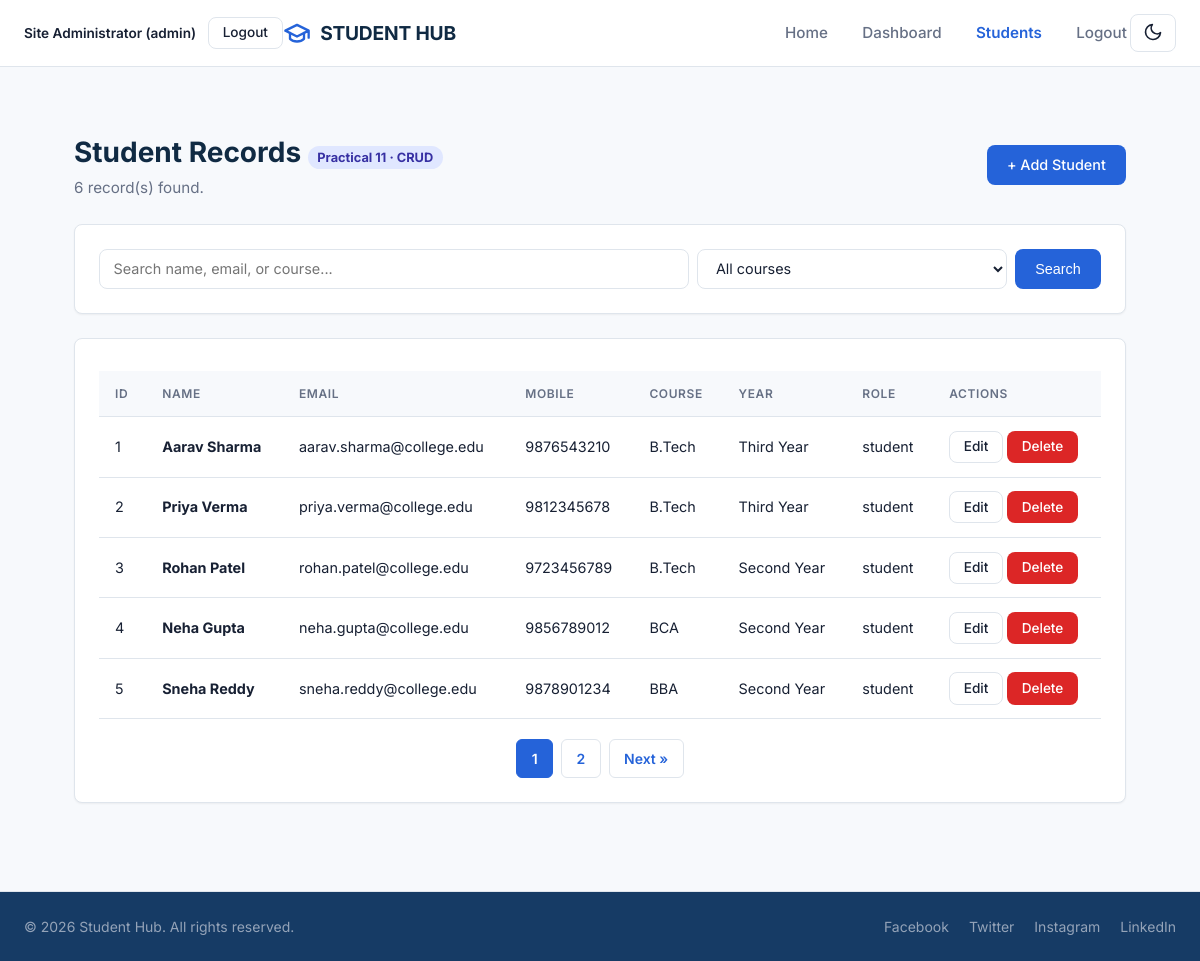
/php/students.php (signed in), run on the app's committed database.
### tables this page shows
CREATE TABLE IF NOT EXISTS `students` (
    `student_id`    INT UNSIGNED NOT NULL AUTO_INCREMENT,
    `full_name`     VARCHAR(60) NOT NULL,
    `email`         VARCHAR(120) NOT NULL,
    `mobile`        CHAR(10) NOT NULL,
    `course`        ENUM('BCA', 'BBA', 'B.Tech', 'Other') NOT NULL,
    `academic_year` ENUM('First Year', 'Second Year', 'Third Year', 'Final Year') NOT NULL,
    `gender`        ENUM('Male', 'Female', 'Prefer not to say') NOT NULL,
    `password_hash` VARCHAR(255) NOT NULL,
    `department`    VARCHAR(80) NULL DEFAULT NULL,
    `semester`      TINYINT UNSIGNED NULL DEFAULT NULL,
    `role`          ENUM('student', 'admin') NOT NULL DEFAULT 'student',
    `registered_at` TIMESTAMP NOT NULL DEFAULT CURRENT_TIMESTAMP,
    PRIMARY KEY (`student_id`),
    UNIQUE KEY `uq_students_email` (`email`),
    CONSTRAINT `chk_students_mobile` CHECK (`mobile` REGEXP '^[6-9][0-9]{9}$'),
    CONSTRAINT `chk_students_name_len` CHECK (CHAR_LENGTH(`full_name`) >= 2)
);

### php/students.php (the view, shortened to what this page needs)
<?php
$user = $_SESSION['user'];
$isAdmin = ($user['role'] === 'admin');
$q = trim($_GET['q'] ?? '');
$courseFilter = trim($_GET['course'] ?? '');
$page = isset($_GET['page']) ? (int)$_GET['page'] : 1;
$perPage = 5;
$rows = [];
$totalRows = 0;
$totalPages = 1;
$dbError = null;
$mysqli = getMysqliConnection();
if ($mysqli === null) {
    $dbError = 'Student records are temporarily unavailable. Please try again later.';
} else {
    try {
        $where = '';
        $types = '';
        $params = [];
        $countSql = 'SELECT COUNT(*) AS c FROM `students` WHERE 1=1' . $where;
        $stmt = $mysqli->prepare($countSql);
        $stmt->execute();
        $totalRows = (int)$stmt->get_result()->fetch_assoc()['c'];
        $totalPages = max(1, (int)ceil($totalRows / $perPage));
        $offset = ($page - 1) * $perPage;
        $listSql = 'SELECT `student_id`, `full_name`, `email`, `mobile`,
                           `course`, `academic_year`, `gender`, `role`, `registered_at`
                    FROM `students` WHERE 1=1' . $where . '
                    ORDER BY `student_id` ASC LIMIT ? OFFSET ?';
        $stmt = $mysqli->prepare($listSql);
        $listTypes = $types . 'ii';
        $listParams = array_merge($params, [$perPage, $offset]);
        bind_all($stmt, $listTypes, $listParams);
        $stmt->execute();
        $rows = $stmt->get_result()->fetch_all(MYSQLI_ASSOC);
    } catch (mysqli_sql_exception $e) {
        error_log('[studenthub] students list DB error: ' . $e->getMessage());
        $dbError = 'Student records are temporarily unavailable. Please try again later.';
    }
}
function h($value) {
    return htmlspecialchars((string)($value ?? ''), ENT_QUOTES, 'UTF-8');
}
function bind_all($stmt, $types, $params) {
    $refs = [];
    foreach ($params as $i => $value) {
        $refs[$i] = &$params[$i];
    }
    $stmt->bind_param($types, ...$refs);
}
function page_url($pageNum) {
    $params = ['page' => $pageNum];
    return 'students.php?' . http_build_query($params);
}
?>
<!DOCTYPE html>
<html lang="en">
<head>
    <link rel="stylesheet" href="../css/style.css">
</head>
<body>
    <header class="navbar" role="navigation" aria-label="Main navigation">
        <div class="nav-container">
            <div class="nav-actions">
                <span style="font-size: 0.85rem; font-weight: 600;"><?= h($user['name']) ?> (<?= h($user['role']) ?>)</span>
                <a href="logout.php" class="btn btn-sm btn-outline">Logout</a>
            </div>
            <a href="home.html" class="nav-brand">
                <svg width="28" height="28" viewBox="0 0 24 24" fill="none" stroke="currentColor" stroke-width="2" stroke-linecap="round" stroke-linejoin="round">
                    <path d="M22 10v6M2 10l10-5 10 5-10 5z"/>
                    <path d="M6 12v5c3 3 9 3 12 0v-5"/>
                </svg>
                <span>STUDENT HUB</span>
            </a>
            <ul class="nav-links">
                <li><a href="home.html" class="nav-link">Home</a></li>
                <li><a href="dashboard.php" class="nav-link">Dashboard</a></li>
                <li><a href="students.php" class="nav-link active">Students</a></li>
                <li><a href="logout.php" class="nav-link">Logout</a></li>
            </ul>
            <button type="button" class="theme-toggle">Dark Mode</button>
        </div>
    </header>
    <main class="main-container" style="max-width: 1100px; margin: 2rem auto;">
        <div style="display: flex; justify-content: space-between; align-items: center; flex-wrap: wrap; gap: 1rem; margin-bottom: 1.5rem;">
            <div>
                <h1 class="page-title">Student Records <span style="font-size: 0.8rem; background: #e0e7ff; color: #3730a3; padding: 0.25rem 0.6rem; border-radius: 9999px; font-weight: 700;">Practical 11 · CRUD</span></h1>
                <p class="page-subtitle"><?= h($totalRows) ?> record(s) found.</p>
            </div>
            <?php if ($isAdmin): ?>
                <a href="student_form.php" class="btn btn-primary">+ Add Student</a>
            <?php endif; ?>
        </div>
        <div class="card">
            <form method="GET" action="students.php" style="display: flex; gap: 0.5rem; flex-wrap: wrap;">
                <input type="search" name="q" class="form-control" style="flex: 2; min-width: 200px;" placeholder="Search name, email, or course..." value="<?= h($q) ?>">
                <select name="course" class="form-control" style="flex: 1; min-width: 150px;">
                    <option value="">All courses</option>
                </select>
                <button type="submit" class="btn btn-primary">Search</button>
            </form>
        </div>
        <?php if ($dbError): ?>
            <div role="alert" style="background: #fee2e2; border: 1px solid #fca5a5; color: #b91c1c; padding: 1rem; border-radius: 8px;"><?= h($dbError) ?></div>
        <?php else: ?>
            <div class="card">
                <div class="table-responsive">
                    <table class="data-table">
                        <thead>
                            <tr><th>ID</th><th>Name</th><th>Email</th><th>Mobile</th><th>Course</th><th>Year</th><th>Role</th><?= $isAdmin ? '<th>Actions</th>' : '' ?></tr>
                        </thead>
                        <tbody>
                            <?php if (empty($rows)): ?>
                                <tr><td colspan="<?= $isAdmin ? '8' : '7' ?>" style="text-align: center; color: var(--text-muted);">No student records found.</td></tr>
                            <?php else: ?>
                                <?php foreach ($rows as $r): ?>
                                    <tr>
                                        <td><?= h($r['student_id']) ?></td>
                                        <td><strong><?= h($r['full_name']) ?></strong></td>
                                        <td><?= h($r['email']) ?></td>
                                        <td><?= h($r['mobile']) ?></td>
                                        <td><?= h($r['course']) ?></td>
                                        <td><?= h($r['academic_year']) ?></td>
                                        <td><?= h($r['role']) ?></td>
                                        <?php if ($isAdmin): ?>
                                            <td style="white-space: nowrap;">
                                                <a href="student_form.php?id=<?= h($r['student_id']) ?>" class="btn btn-sm btn-outline">Edit</a>
                                                <a href="student_delete.php?id=<?= h($r['student_id']) ?>" class="btn btn-sm btn-danger">Delete</a>
                                            </td>
                                        <?php endif; ?>
                                    </tr>
                                <?php endforeach; ?>
                            <?php endif; ?>
                        </tbody>
                    </table>
                </div>
                <?php if ($totalPages > 1): ?>
                    <div class="pagination" style="display: flex; gap: 0.5rem; justify-content: center; margin-top: 1.25rem; flex-wrap: wrap;">
                        <?php for ($i = 1; $i <= $totalPages; $i++): ?>
                            <a href="<?= h(page_url($i)) ?>" class="page-button<?= $i === $page ? ' active' : '' ?>"><?= h($i) ?></a>
                        <?php endfor; ?>
                        <?php if ($page < $totalPages): ?>
                            <a href="<?= h(page_url($page + 1)) ?>" class="page-button">Next &raquo;</a>
                        <?php endif; ?>
                    </div>
                <?php endif; ?>
            </div>
        <?php endif; ?>
    </main>
    <footer class="footer">
        <div class="footer-container">
            <p class="footer-copy">&copy; 2026 Student Hub. All rights reserved.</p>
            <div class="social-links">
                <a href="#" class="social-link">Facebook</a>
                <a href="#" class="social-link">Twitter</a>
                <a href="#" class="social-link">Instagram</a>
                <a href="#" class="social-link">LinkedIn</a>
            </div>
        </div>
    </footer>
</body>
</html>

### data on the page
students: student_id "1", full_name "Aarav Sharma", email "aarav.sharma@college.edu", mobile "9876543210", course "B.Tech", academic_year "Third Year", role "student"
students: student_id "2", full_name "Priya Verma", email "priya.verma@college.edu", mobile "9812345678", course "B.Tech", academic_year "Third Year", role "student"
students: student_id "3", full_name "Rohan Patel", email "rohan.patel@college.edu", mobile "9723456789", course "B.Tech", academic_year "Second Year", role "student"
students: student_id "4", full_name "Neha Gupta", email "neha.gupta@college.edu", mobile "9856789012", course "BCA", academic_year "Second Year", role "student"
students: student_id "5", full_name "Sneha Reddy", email "sneha.reddy@college.edu", mobile "9878901234", course "BBA", academic_year "Second Year", role "student"

### other printed values
$user['name'] "Site Administrator"
$user['role'] "admin"
$totalRows "6"
